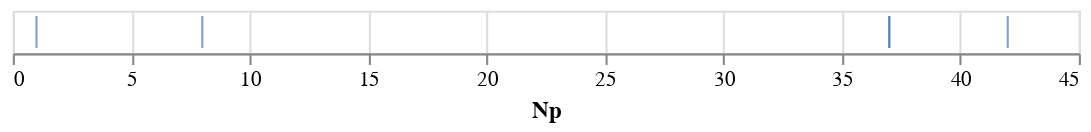

The notebook cell saved with this chart:
### Code cell
alt.Chart(
    _df
).mark_tick(
    # opacity=0.01
).encode(
    alt.X(f'Np:Q'),
    # alt.Y('country:N', sort='-x'),
    # alt.Color('count()'),
    # alt.Tooltip(['count()'])
).properties(
    # title='Countries with more than 10 sites',
    width=500
)

### Figure 1 — Vega-Lite specification as saved in the notebook (floating-point values rounded to 4 significant figures)
{"config": {"view": {"continuousWidth": 300, "continuousHeight": 300}}, "data": {"name": "data-b5adfa4348913ba227c51b77d1a6714b"}, "mark": {"type": "tick"}, "encoding": {"x": {"field": "Np", "type": "quantitative"}}, "width": 500, "$schema": "https://vega.github.io/schema/vega-lite/v5.15.1.json", "datasets": {"data-b5adfa4348913ba227c51b77d1a6714b": [{"page_id": 0, "violations": 1, "passes": 0, "Np": 1, "violation_ratio": 1.0}, {"page_id": 3, "violations": 1, "passes": 7, "Np": 8, "violation_ratio": 0.125}, {"page_id": 9, "violations": 3, "passes": 34, "Np": 37, "violation_ratio": 0.08108}, {"page_id": 13, "violations": 1, "passes": 41, "Np": 42, "violation_ratio": 0.02381}, {"page_id": 14, "violations": 4, "passes": 33, "Np": 37, "violation_ratio": 0.1081}]}}
